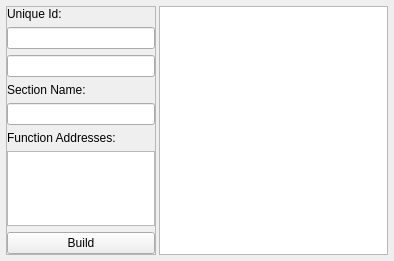
<?xml version="1.0" encoding="UTF-8"?>
<ui version="4.0">
 <class>VMLockClass</class>
 <widget class="QMainWindow" name="VMLockClass">
  <property name="geometry">
   <rect>
    <x>0</x>
    <y>0</y>
    <width>394</width>
    <height>261</height>
   </rect>
  </property>
  <property name="windowTitle">
   <string>VMLock</string>
  </property>
  <widget class="QWidget" name="centralWidget">
   <layout class="QGridLayout" name="gridLayout">
    <property name="leftMargin">
     <number>6</number>
    </property>
    <property name="topMargin">
     <number>6</number>
    </property>
    <property name="rightMargin">
     <number>6</number>
    </property>
    <property name="bottomMargin">
     <number>6</number>
    </property>
    <property name="spacing">
     <number>3</number>
    </property>
    <item row="0" column="1">
     <widget class="QTreeWidget" name="PETree">
      <attribute name="headerVisible">
       <bool>false</bool>
      </attribute>
     </widget>
    </item>
    <item row="0" column="0">
     <widget class="QFrame" name="frame">
      <property name="minimumSize">
       <size>
        <width>150</width>
        <height>0</height>
       </size>
      </property>
      <property name="maximumSize">
       <size>
        <width>150</width>
        <height>16777215</height>
       </size>
      </property>
      <property name="frameShape">
       <enum>QFrame::StyledPanel</enum>
      </property>
      <property name="frameShadow">
       <enum>QFrame::Raised</enum>
      </property>
      <layout class="QGridLayout" name="gridLayout_2">
       <property name="leftMargin">
        <number>0</number>
       </property>
       <property name="topMargin">
        <number>0</number>
       </property>
       <property name="rightMargin">
        <number>0</number>
       </property>
       <property name="bottomMargin">
        <number>0</number>
       </property>
       <item row="0" column="0">
        <widget class="QLabel" name="label">
         <property name="maximumSize">
          <size>
           <width>16777215</width>
           <height>20</height>
          </size>
         </property>
         <property name="text">
          <string>Unique Id:</string>
         </property>
        </widget>
       </item>
       <item row="6" column="0">
        <widget class="QTextEdit" name="FunctionsEdit"/>
       </item>
       <item row="1" column="0">
        <widget class="QLineEdit" name="UIDEdit"/>
       </item>
       <item row="2" column="0">
        <widget class="QLineEdit" name="RUIDEdit"/>
       </item>
       <item row="3" column="0">
        <widget class="QLabel" name="label_2">
         <property name="text">
          <string>Section Name:</string>
         </property>
        </widget>
       </item>
       <item row="4" column="0">
        <widget class="QLineEdit" name="SectionEdit"/>
       </item>
       <item row="7" column="0">
        <widget class="QPushButton" name="BuildButton">
         <property name="text">
          <string>Build</string>
         </property>
        </widget>
       </item>
       <item row="5" column="0">
        <widget class="QLabel" name="label_3">
         <property name="text">
          <string>Function Addresses:</string>
         </property>
        </widget>
       </item>
      </layout>
     </widget>
    </item>
   </layout>
  </widget>
 </widget>
 <layoutdefault spacing="6" margin="11"/>
 <resources>
  <include location="VMLock.qrc"/>
 </resources>
 <connections/>
</ui>
